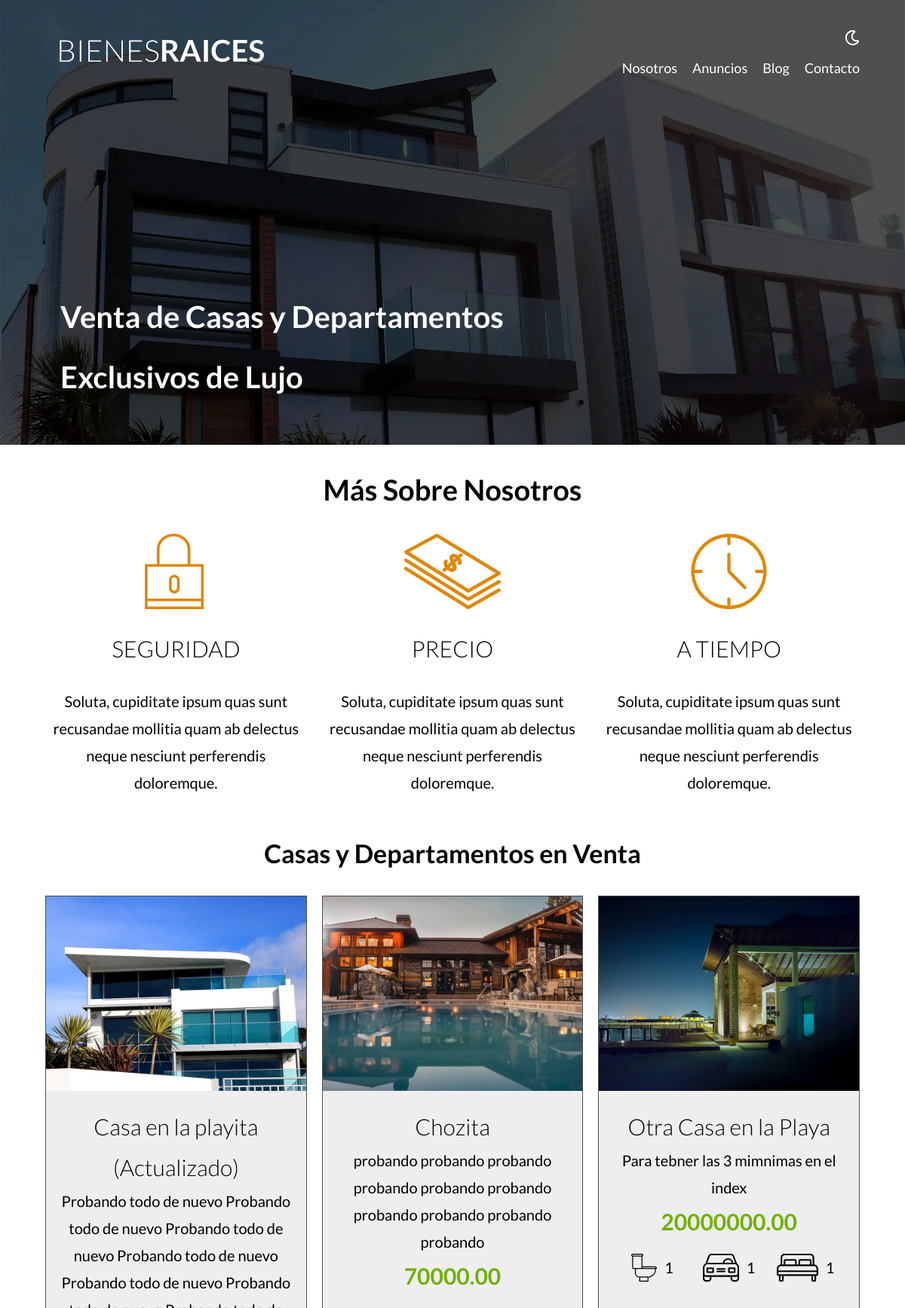
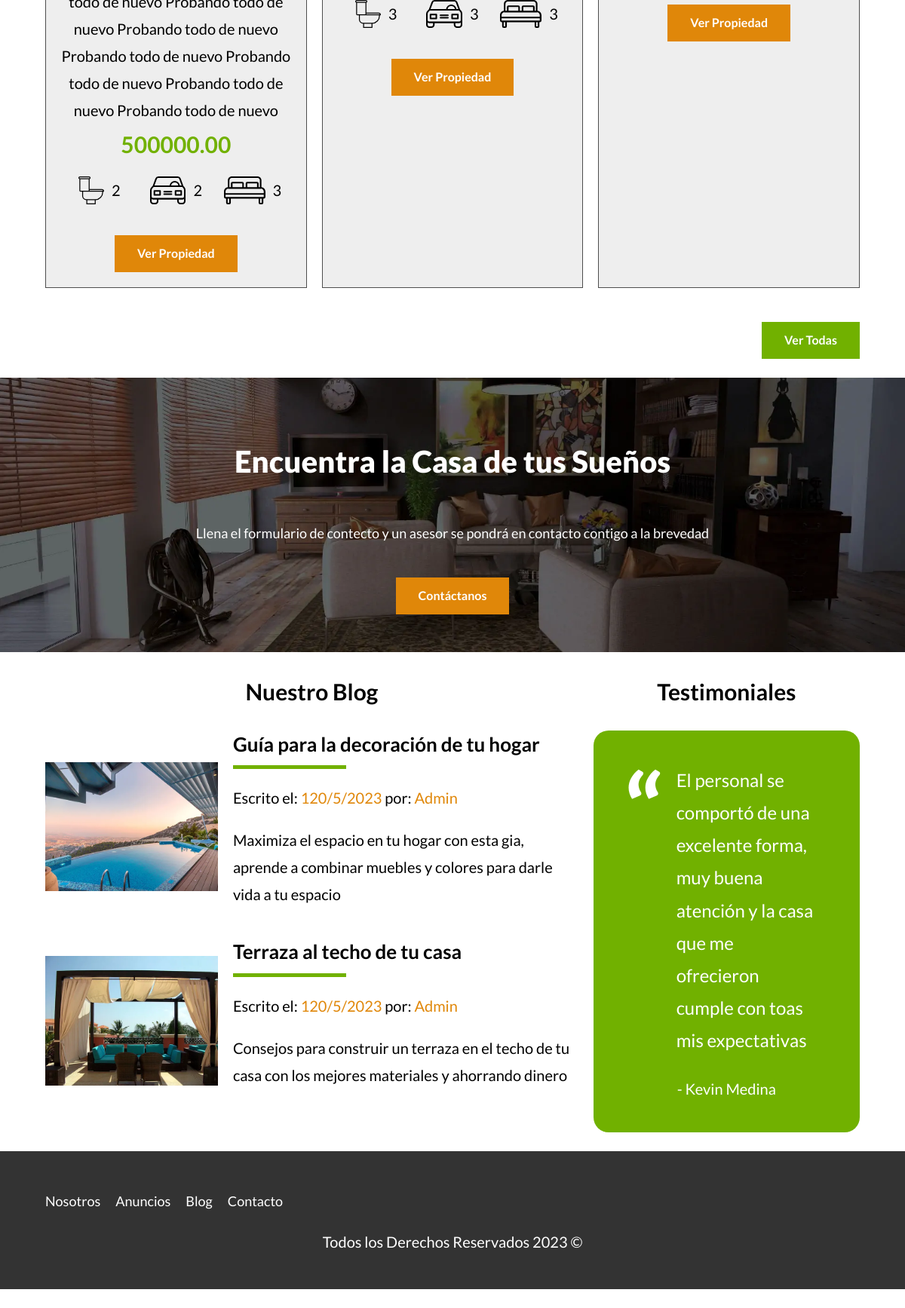
The page / on the database its author committed (2 pictures, top to bottom).
### tables this page shows
CREATE TABLE `propiedades` (
  `id` int NOT NULL AUTO_INCREMENT,
  `titulo` varchar(45) DEFAULT NULL,
  `precio` decimal(10,2) DEFAULT NULL,
  `imagen` varchar(200) DEFAULT NULL,
  `descripcion` longtext,
  `habitaciones` int DEFAULT NULL,
  `wc` int DEFAULT NULL,
  `estacionamiento` int DEFAULT NULL,
  `creado` date DEFAULT NULL,
  `vendedores_id` int NOT NULL,
  PRIMARY KEY (`id`),
  KEY `fk_propiedades_vendedores_idx` (`vendedores_id`),
  CONSTRAINT `fk_propiedades_vendedores` FOREIGN KEY (`vendedores_id`) REFERENCES `vendedores` (`id`)
);

### includes/funciones.php (called while the page is built, shortened)
<?php
function incluirTemplate(string $nombre, bool $principal = false) {
    include TEMPLATES_URL."/$nombre.php";
}

### includes/templates/anuncios.php (the view, shortened to what this page needs)
<?php
    $db = conectarDB();
    $query = "SELECT * FROM propiedades LIMIT {$limite}";
    $resultado = mysqli_query($db, $query);
?>
<div class="contenedor-anuncios">
    <?php while($propiedad = mysqli_fetch_assoc($resultado)): ?>
        <div class="anuncio">
            <img loading="lazy" src="/imagenes/<?php echo $propiedad['imagen']; ?>" alt="anuncio">
             <div class="contenido-anuncio">
                <h3><?php echo $propiedad['titulo']; ?></h3>
                <p>
                    <?php echo $propiedad['descripcion']; ?>
                </p>
                <p class="precio">
                    <?php echo $propiedad['precio']; ?>
                </p>
                <ul class="iconos-caracteristicas">
                    <li>
                        <img class="icono-dm" loading="lazy" src="build/img/icono_wc.svg" alt="icono WC">
                        <p><?php echo $propiedad['wc']; ?></p>
                    </li>
                    <li>
                        <img class="icono-dm" loading="lazy" src="build/img/icono_estacionamiento.svg" alt="icono estacionamiento">
                        <p><?php echo $propiedad['estacionamiento']; ?></p>
                    </li>
                    <li>
                        <img class="icono-dm" loading="lazy" src="build/img/icono_dormitorio.svg" alt="icono dormitorio">
                        <p><?php echo $propiedad['habitaciones']; ?></p>
                    </li>
                </ul>
                <a class="boton-amarillo-block" href="anuncio.php?id=<?php echo $propiedad['id']; ?>">Ver Propiedad</a>
            </div>
        </div>
    <?php endwhile; ?>
</div>

### includes/templates/header.php (shortened to what this page needs)
<!DOCTYPE html>
<html lang="en">
<head>
    <link rel="stylesheet" href="/build/css/app.css">
</head>
<body>
    <header class="header <?php echo $principal? 'principal' : '' ?>">
        <div class=" contenedor contenido-header">
            <div class="barra">
                <a href="/index.php">
                    <img src="/build/img/logo.svg" alt="img logo bienes raíces">
                </a>
                <div class="derecha">
                    <img class="dark-mode-boton" src="/build/img/dark-mode.svg" alt="dark mode">
                    <nav class="navegacion">
                        <a href="/nosotros.php">Nosotros</a>
                        <a href="/anuncios.php">Anuncios</a>
                        <a href="/blog.php">Blog</a>
                        <a href="/contacto.php">Contacto</a>
                    </nav>
                </div>
            </div>
            <?php if($principal) { ?>
                <h1>Venta de Casas y Departamentos Exclusivos de Lujo</h1>
            <?php }; ?>
        </div>
    </header>

### index.php
<?php
    require 'includes/funciones.php';
    incluirTemplate('header',$principal = true);
?>
    <main class="contenedor">
        <h1 class="negritas">Más Sobre Nosotros</h1>
        <div class="iconos-nosotros">
            <div class="icono">
                <img src="build/img/icono1.svg" alt="icon Seguridad" loading="lazy">
                <h3>Seguridad</h3>
                <p>
                    Soluta, cupiditate ipsum quas sunt recusandae mollitia quam ab delectus neque nesciunt perferendis doloremque.
                </p>
            </div>
            <div class="icono">
                <img src="build/img/icono2.svg" alt="icon Seguridad" loading="lazy">
                <h3>Precio</h3>
                <p>
                    Soluta, cupiditate ipsum quas sunt recusandae mollitia quam ab delectus neque nesciunt perferendis doloremque.
                </p>
            </div>
            <div class="icono">
                <img src="build/img/icono3.svg" alt="icon Seguridad" loading="lazy">
                <h3>A Tiempo</h3>
                <p>
                    Soluta, cupiditate ipsum quas sunt recusandae mollitia quam ab delectus neque nesciunt perferendis doloremque.
                </p>
            </div>
        </div>
    </main>
    <section class="seccion contenedor">
        <h2 class="negritas">Casas y Departamentos en Venta</h2>
        <?php
            $limite = 3;
            include 'includes/templates/anuncios.php';
        ?>
        <div class="alinear-derecha">
            <a href="anuncios.php" class="boton-verde">Ver Todas</a>
        </div>
    </section>
    <section class="img-contacto">
        <h2>Encuentra la Casa de tus Sueños</h2>
        <p>Llena el formulario de contecto y un asesor se pondrá en contacto contigo a la brevedad</p>
        <a href="contacto.php" class="boton-amarillo">Contáctanos</a>
    </section>
    <div class="seccion-inferior contenedor">
        <section class="blog">
            <h3 class="negritas">Nuestro Blog</h3>
            <article class="entrada-blog">
                <div class="img">
                    <picture>
                        <source srcset="build/img/blog2.webp" type="image/webp">
                        <source srcset="build/img/blog2.jpg" type="image/jpeg">
                        <img loading="lazy" src="build/img/blog2.jpg" alt="Texto entrada blog">
                    </picture>
                </div>
                <div class="texto-entrada">
                    <a href="entrada.php">
                        <h4>Guía para la decoración de tu hogar</h4>
                        <p class="informacion-meta">Escrito el: <span>120/5/2023</span> por: <span>Admin</span> </p>
                        <p>
                            Maximiza el espacio en tu hogar con esta gia, aprende a combinar muebles y colores para darle vida a tu espacio
                        </p>
                    </a>
                </div>
            </article>
            <article class="entrada-blog">
                <div class="img">
                    <picture>
                        <source srcset="build/img/blog1.webp" type="image/webp">
                        <source srcset="build/img/blog1.jpg" type="image/jpeg">
                        <img loading="lazy" src="build/img/blog1.jpg" alt="Texto entrada blog">
                    </picture>
                </div>
                <div class="texto-entrada">
                    <a href="entrada.php">
                        <h4>Terraza al techo de tu casa</h4>
                        <p class="informacion-meta">Escrito el: <span>120/5/2023</span> por: <span>Admin</span> </p>
                        <p>
                            Consejos para construir un terraza en el techo de tu casa con los mejores materiales y ahorrando dinero
                        </p>
                    </a>
                </div>
            </article>
        </section>
        <section class="testimoniales">
            <h3 class="negritas">Testimoniales</h3>
            <div class="testimonial">
                <blockquote>
                    El personal se comportó de una excelente forma, muy buena atención y la casa que me ofrecieron cumple con toas mis expectativas
                </blockquote>
                <p>- Kevin Medina</p>
            </div>
        </section>
    </div>
<?php
    incluirTemplate('footer');
?>

### includes/templates/footer.php (shortened to what this page needs)
<footer class=" footer seccion">
        <div class="contenedor contenedor-footer">
            <nav class="navegacion">
            <a href="/nosotros.php">Nosotros</a>
                    <a href="/anuncios.php">Anuncios</a>
                    <a href="/blog.php">Blog</a>
                    <a href="/contacto.php">Contacto</a>
            </nav>
        </div>
        <p class="copyright"> Todos los Derechos Reservados <?php echo date('Y')?> &copy;</p>
    </footer>
</body>
</html>

### rows shown on the page
propiedades: imagen (picture), titulo "Casa en la playita (Actualizado)", descripcion "Probando todo de nuevo Probando todo de nuevo Probando todo de nuevo Probando todo de nuevo Probando todo de nuevo Probando todo de nuevo Probando todo de nuevo Probando todo de nuevo Probando todo de nuevo Probando todo de nuevo Probando todo de nuevo Probando todo de nuevo", precio "500000.00", wc "2", estacionamiento "2", habitaciones "3"
propiedades: imagen (picture), titulo "Chozita", descripcion "probando probando probando probando probando probando probando probando probando probando", precio "70000.00", wc "3", estacionamiento "3", habitaciones "3"
propiedades: imagen (picture), titulo "Otra Casa en la Playa", descripcion "Para tebner las 3 mimnimas en el index", precio "20000000.00", wc "1", estacionamiento "1", habitaciones "1"
